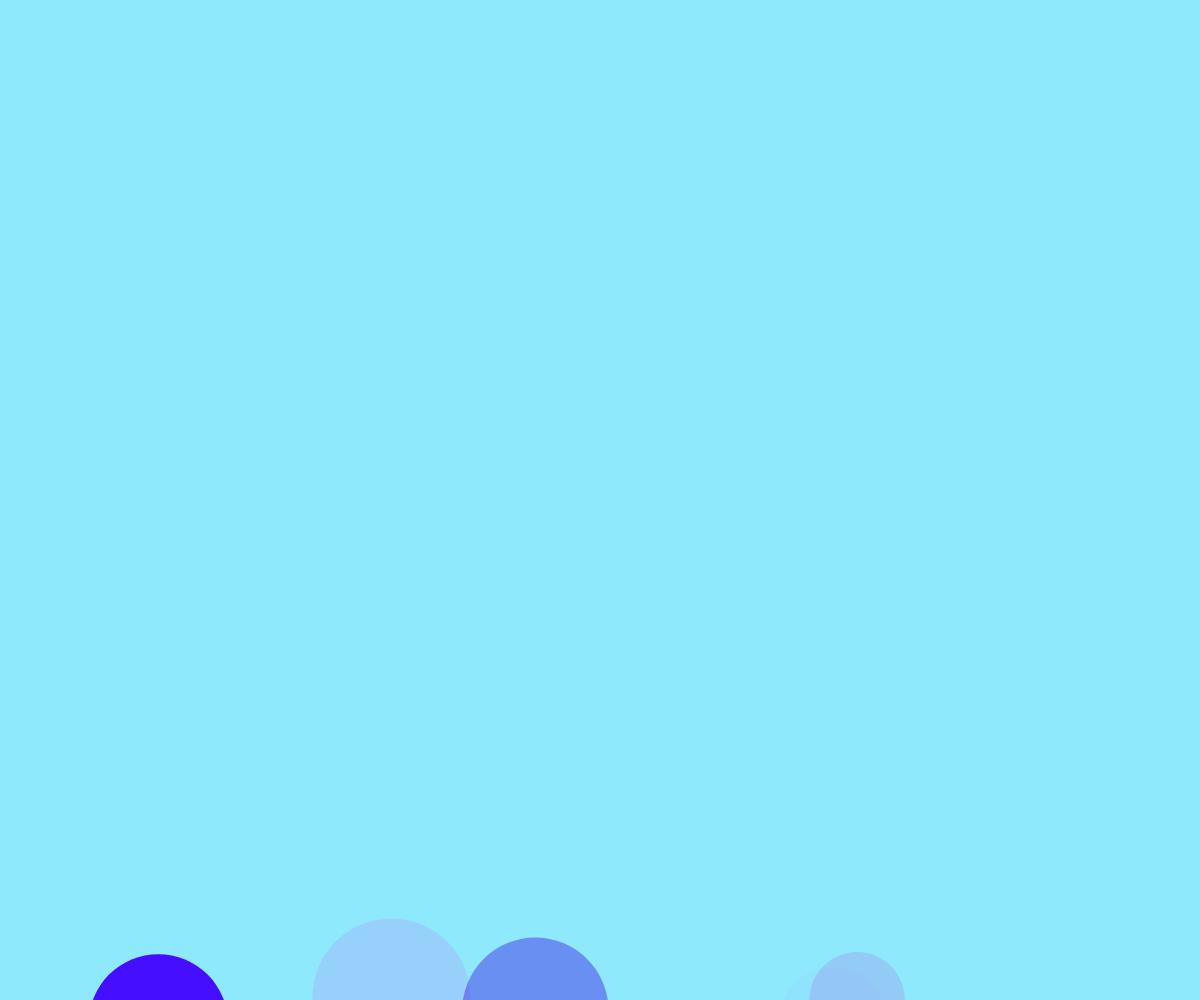
Frame 1 (no input)
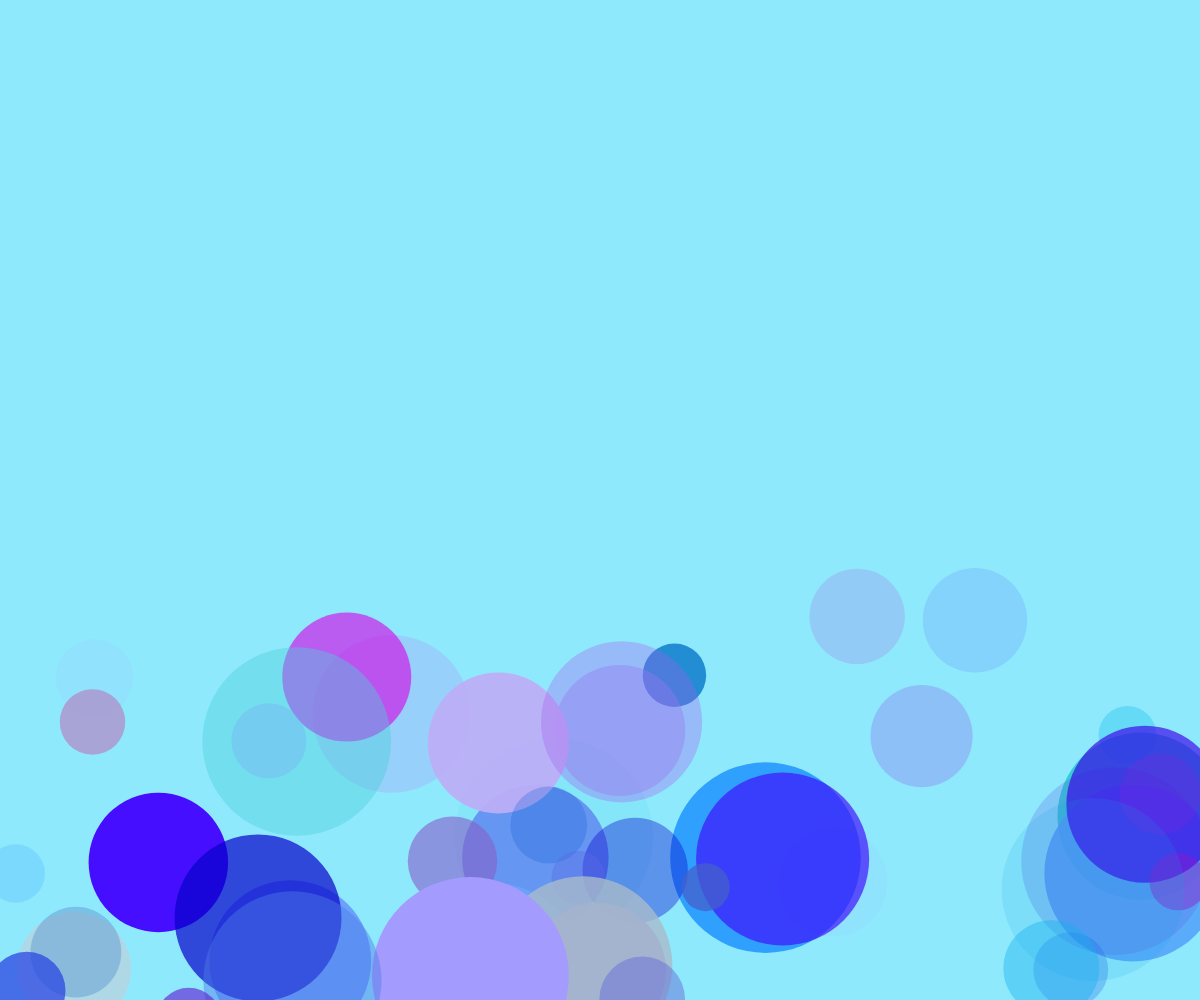
Frame 60 (no input)
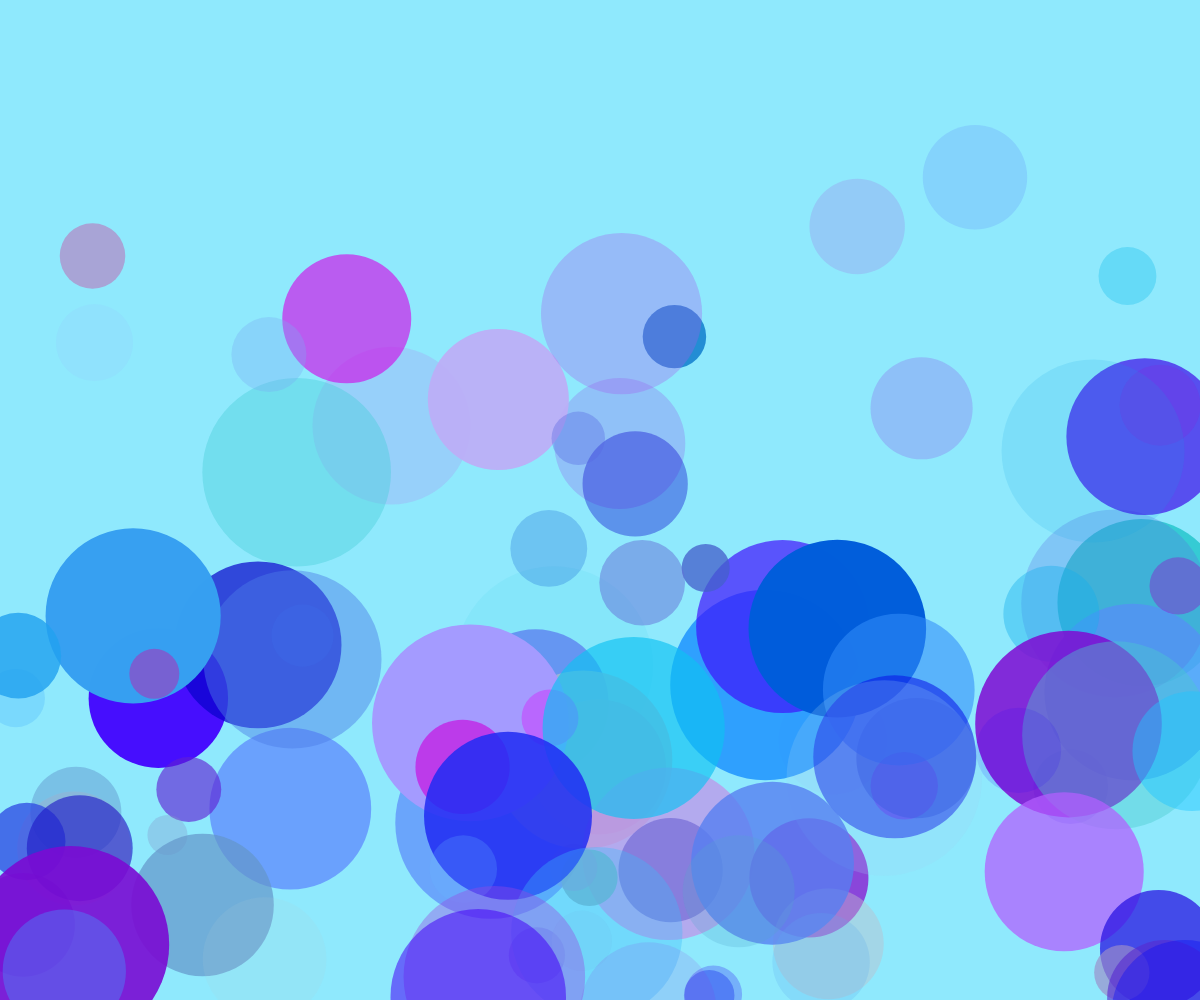
Frame 120 (the mouse pressed at the canvas centre since frame 60)

The p5.js sketch that drew these frames (run headless with seeded random() and noise() and a simulated clock; from frame 60 on, the mouse is pressed at the canvas centre):

// p5.js sketch
// ── sketch.js
// bubble demo
//Kathrine

let theBubbles = [];
let death = [];

function setup() {
  createCanvas(windowWidth, windowHeight);
  for (let i = 0; i<5; i++){
    spawnbubbles();
  }
  noStroke();

  window.setInterval(spawnbubbles,50);
}

function draw() {
  background(143,233,253);
  //moveBubblesRandomly();
  moveBubblesNoise();
  displayBubbles();
  displayDeathSpots();
}

function mousePressed(){
  for(let bubble of theBubbles){
    if (clickedInBubble(mouseX,mouseY,bubble)) {
      let theIndex = theBubbles.indexOf(bubble);
      theBubbles.splice(theIndex,1);
      addDeath(mouseX, mouseY);


    }
  }
}

function addDeath(_x,_y){
  let deathSpot = {
    x: _x,
    y: _y,

  };
  death.push(deathSpot);
}

function displayDeathSpots() {
  for (let spot of death){
    textAlign(CENTER, CENTER);
    fill(0);
    text("X", spot.x, spot.y);
  }
}

function clickedInBubble(x,y,theBubble){
  let distanceAway = dist(x, y,theBubble.x, theBubble.y);
  if (distanceAway < theBubble.radius){
    return true;
  }
  else{
    return false;
  }

}
function displayBubbles(){
  for (let bubble of theBubbles) {
    fill(bubble.r, bubble.g, bubble.b, bubble.alpha);
    circle(bubble.x,bubble.y,bubble.radius*2);
  }
}

function spawnbubbles(){
  let someBubble = {
    x: random(width),
    y: height + random(30),
    speed: random(2, 8),
    radius: random(20, 100),
    r: random(210),
    g: random(210),
    b: random(200,255),
    alpha: random(255),
    timeX: random(100000000),
    timeY: random(1000000000),
    deltaTime: 0.002,
  };

  theBubbles.push(someBubble);

}

function moveBubblesRandomly(){
  for (let bubble of theBubbles) {
    let choice = random(100);
    if (choice<50){
      bubble.y -= bubble.speed;
    }
    else if (choice<65){
      bubble.y+= bubble.speed;
    }
    else if (choice<80){
      bubble.x += bubble.speed;
    }
    else{
      bubble.x -= bubble.speed;
    }
  }
}

function moveBubblesNoise(){
  for (let bubble of theBubbles) {
    bubble.y -= bubble.speed;
    //let x = noise(bubble.timeX*width);
    //let y = noise(bubble.timeY*height);
    //bubble.x = x;
    //bubble.y = y;

    //bubble.timeX += bubble.deltaTime;
    //bubble.timeY += bubble. deltaTime;
  }
}
